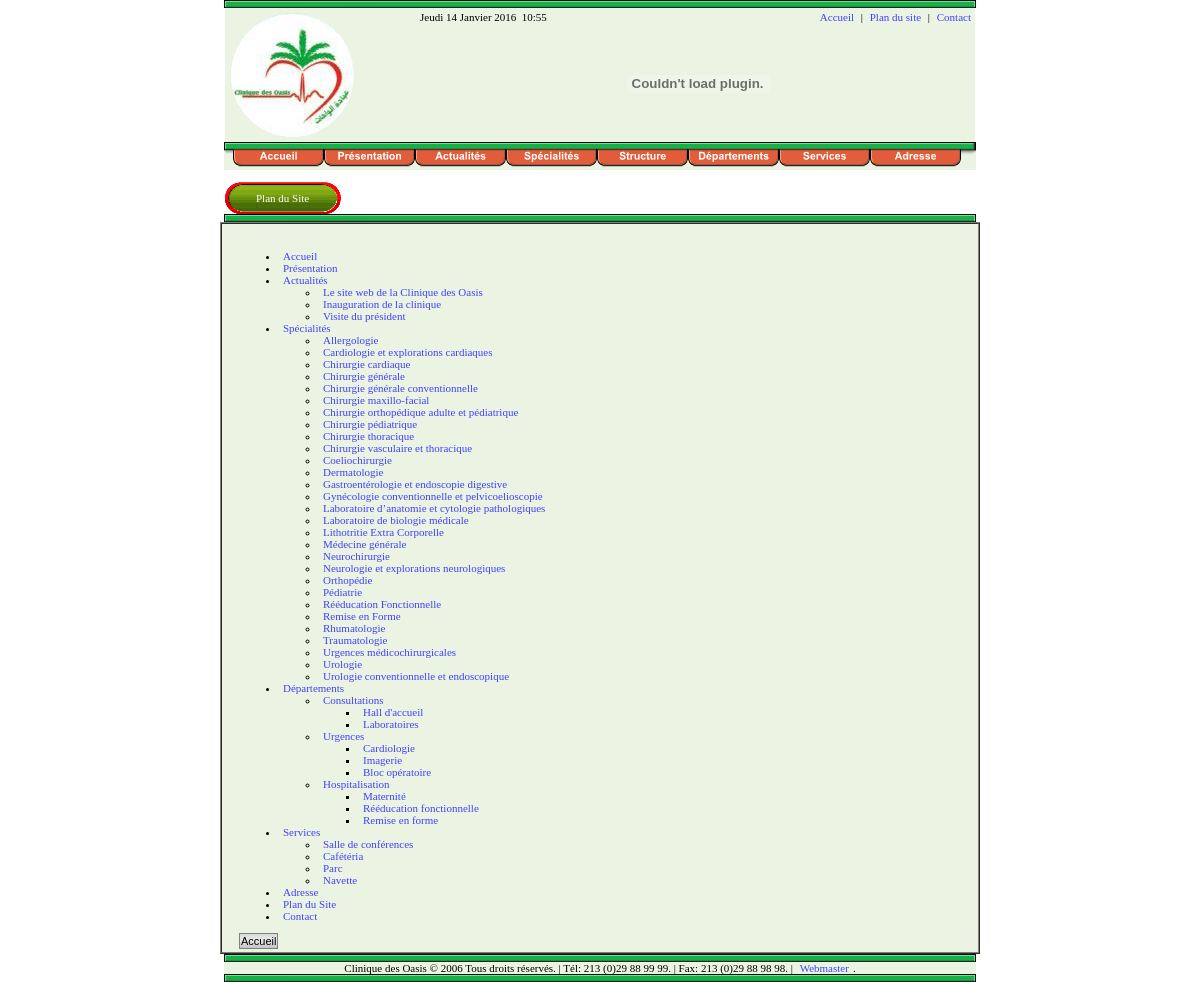
/sitemap.php, run on the app's committed database.
### tables this page shows
CREATE TABLE `news` (
  `Nu_News` int(11) NOT NULL auto_increment,
  `Titre` varchar(50) NOT NULL default '',
  `Details` text NOT NULL,
  `Photo` varchar(50) NOT NULL default '',
  `Redacteur` varchar(50) NOT NULL default '',
  `Email` varchar(50) NOT NULL default '',
  `Date_Heure` datetime NOT NULL default '0000-00-00 00:00:00',
  KEY `Nu_News` (`Nu_News`)
) TYPE=MyISAM AUTO_INCREMENT=4;

CREATE TABLE `specialites` (
  `Nu_Specialite` int(11) NOT NULL auto_increment,
  `Intituler` varchar(50) NOT NULL default '',
  `Photo` varchar(50) NOT NULL default '',
  `Details` text NOT NULL,
  KEY `Nu_Specialite` (`Nu_Specialite`)
) TYPE=MyISAM AUTO_INCREMENT=31;

### sitemap.php (the view, shortened to what this page needs)
<? $Text = "Plan du Site"; ?>
<html>
	<head>
		<link type=text/css href="./style/style.css" rel=stylesheet>
	</head>
	<body onLoad="debuteDate();debuteTemps()" onUnload="clearTimeout(ddate);clearTimeout(ttime)">
		<? include("./top.php") ?>
		<? include("./center.php") ?>
	<table align="center" cellspacing="0" width="760" height="340" bgcolor="#EBF4E3" cellpadding="0" border="1">
		<tr>
			<td valign=top>
   				<table width="100%">
   					<tr>
   						<td width="10"></td>
   						<td>
							<br>
							<p>
								<ul>
									<li><a class=link href="index.php">Accueil</a></li>
									<li><a class=link href="presentation.php">Présentation</a></li>
									<li><a class=link href="actualites.php">Actualités</a></li>
										<ul>
											<?
												$sql = "select Nu_News, Titre, Date_Heure from News order by Date_Heure DESC";
												$result = mysql_query($sql);
												while ($col=mysql_fetch_row($result))
												{
													$Nu_News = $col[0];
													$Titre = $col[1];
													print "<li><a class=link href='actualite.php?nunews=$Nu_News'>$Titre</a></li>";
												}
											?>
										</ul>
									<li><a class=link href="specialites.php">Spécialités</a></li>
										<ul>
											<?
												$sql = "select Nu_Specialite, Intituler from Specialites order by Intituler";
												$result = mysql_query($sql);
												while ($col=mysql_fetch_row($result))
												{
													$Nu_Specialite = $col[0];
													$Intituler = $col[1];
													print "<li><a class=link href='specialite.php?nuspecialite=$Nu_Specialite'>$Intituler</a></li>";
												}
											?>
										</ul>
									<li><a class=link href="departements.php">Départements</a></li>
										<ul>
											<li><a class=link href="Consultations.php">Consultations</a></li>
												<ul>
													<li><a class=link href="Reception.php">Hall d'accueil</a></li>
													<li><a class=link href="Labos.php">Laboratoires</a></li>
												</ul>
										</ul>
										<ul>
											<li><a class=link href="Urgences.php">Urgences</a></li>
												<ul>
													<li><a class=link href="Cardio.php">Cardiologie</a></li>
													<li><a class=link href="Imagerie.php">Imagerie</a></li>
													<li><a class=link href="Bloc.php">Bloc opératoire</a></li>
												</ul>
										</ul>
										<ul>
											<li><a class=link href="Hospitale.php">Hospitalisation</a></li>
												<ul>
													<li><a class=link href="Maternite.php">Maternité</a></li>
														<li><a class=link href="Reeducation.php">Rééducation fonctionnelle</a></li>
													<li><a class=link href="Remise.php">Remise en forme</a></li>
												</ul>
										</ul>
									<li><a class=link href="services.php">Services</a></li>
										<ul>
											<li><a class=link href="services.php#Confer">Salle de conférences</a></li>
											<li><a class=link href="services.php#Cafeteria">Cafétéria</a></li>
											<li><a class=link href="services.php#Parc">Parc</a></li>
											<li><a class=link href="services.php#Navette">Navette</a></li>
										</ul>
									<li><a class=link href="address.php">Adresse</a></li>
									<li><a class=link href="Sitemap.php">Plan du Site</a></li>
									<li><a class=link href="Contact.php">Contact</a></li>
								</ul>
							</p>
								<p><input class="Button" type="button" value="Accueil" onClick="javascript: location.href = 'index.php'"></p>
					</td></tr>
   				</table>
			</td>
   		</tr>
   	</table>
   	<? include("./buttom.php") ?>
</body>
</html>

### top.php (shortened to what this page needs)
<table cellpadding="0" cellspacing="0" align="center">
	<tr>
		<td><img src="./style/left.gif" height="8"></td>
		<td><img src="./style/btm.gif" width="734" height="8"></td>
		<td><img src="./style/right.gif" height="8"></td>
	</tr>
</table>
<table align=center cellpadding=0 cellspacing=0 width=750 bgcolor="#EBF4E3">
	<tr>
		<td rowspan="3"><img src=style/logo.gif width="135" height="134"></td>
	</tr>
	<tr>
		<td><span id="jour"></span>&nbsp;<span id="heure"></span></td>
		<td colspan="2" align=right>
			<a class=link href="index.php">Accueil</a> |
			<a class=link href="Sitemap.php">Plan du site</a> |
			<a class=link href="Contact.php">Contact</a>
		</td>
	</tr>
	<tr>
		<td colspan="3" align=center>
			<object classid="clsid:D27CDB6E-AE6D-11CF-96B8-444553540000" id="obj1" border="0" width="384" height="80"
				codebase="http://download.macromedia.com/pub/shockwave/cabs/flash/swflash.cab#version=6,0,40,0">
				<embed src="style/pub.swf" pluginspage="http://www.macromedia.com/go/getflashplayer"
				   type="application/x-shockwave-flash" name="obj1" width="384" height="80" quality="High">
			</object>
		</td>
	</tr>
</table>

### center.php
<table cellpadding="0" cellspacing="0" align="center">
	<tr><td colspan="3" align="center"><script src="./style/menu.js"></script></td></tr>
	<tr><td>&nbsp;</td></tr>
	<tr>
		<td colspan="3">
			<table cellpadding="0" cellspacing="0">
				<tr>
					<td><img src="./style/left_ttl.gif"></td>
					<td background="./style/mdl_ttl.gif" style="color:white;"><?=$Text;?></td>
					<td><img src="./style/right_ttl.gif"></td>
				</tr>
			</table>
		</td>
	</tr>
	<tr>
		<td><img src="./style/left.gif" height="8"></td>
		<td><img src="./style/btm.gif" width="734" height="8"></td>
		<td><img src="./style/right.gif" height="8"></td>
	</tr>
</table>

### buttom.php
<table cellpadding="0" cellspacing="0" align="center" cellpadding="0" cellspacing="0" bgcolor="#EBF4E3">
	<tr>
		<td><img src="./style/left.gif" height="8"></td>
		<td><img src="./style/btm.gif" width="734" height="8"></td>
		<td><img src="./style/right.gif" height="8"></td>
	</tr>
	<tr><td colspan="3" style="text-align: center;">
		Clinique des Oasis © 2006 Tous droits réservés. | Tél: 213 (0)29 88 99 99. | Fax: 213 (0)29 88 98 98.
		| <a class=link href="mailto:webmaster@cliniquedesoasis.com">Webmaster</a>.
	</td></tr>
	<tr>
		<td><img src="./style/left.gif" height="8"></td>
		<td><img src="./style/btm.gif" width="734" height="8"></td>
		<td><img src="./style/right.gif" height="8"></td>
	</tr>
</table>

### data on the page
news: Titre "Le site web de la Clinique des Oasis"
news: Titre "Inauguration de la clinique"
news: Titre "Visite du président"
specialites: Intituler "Allergologie"
specialites: Intituler "Cardiologie et explorations cardiaques"
specialites: Intituler "Chirurgie cardiaque"
specialites: Intituler "Chirurgie générale"
specialites: Intituler "Chirurgie générale conventionnelle"
specialites: Intituler "Chirurgie maxillo-facial"
specialites: Intituler "Chirurgie orthopédique adulte et pédiatrique"
specialites: Intituler "Chirurgie pédiatrique"
specialites: Intituler "Chirurgie thoracique"
specialites: Intituler "Chirurgie vasculaire et thoracique"
specialites: Intituler "Coeliochirurgie"
specialites: Intituler "Dermatologie"
specialites: Intituler "Gastroentérologie et endoscopie digestive"
specialites: Intituler "Gynécologie conventionnelle et pelvicoelioscopie"
specialites: Intituler "Laboratoire d’anatomie et cytologie pathologiques"
specialites: Intituler "Laboratoire de biologie médicale"
specialites: Intituler "Lithotritie Extra Corporelle"
specialites: Intituler "Médecine générale"
specialites: Intituler "Neurochirurgie"
specialites: Intituler "Neurologie et explorations neurologiques"
specialites: Intituler "Orthopédie"
specialites: Intituler "Pédiatrie"
specialites: Intituler "Rééducation Fonctionnelle"
specialites: Intituler "Remise en Forme"
specialites: Intituler "Rhumatologie"
specialites: Intituler "Traumatologie"
specialites: Intituler "Urgences médicochirurgicales"
specialites: Intituler "Urologie"
specialites: Intituler "Urologie conventionnelle et endoscopique"

### other printed values
$Text "Plan du Site"
